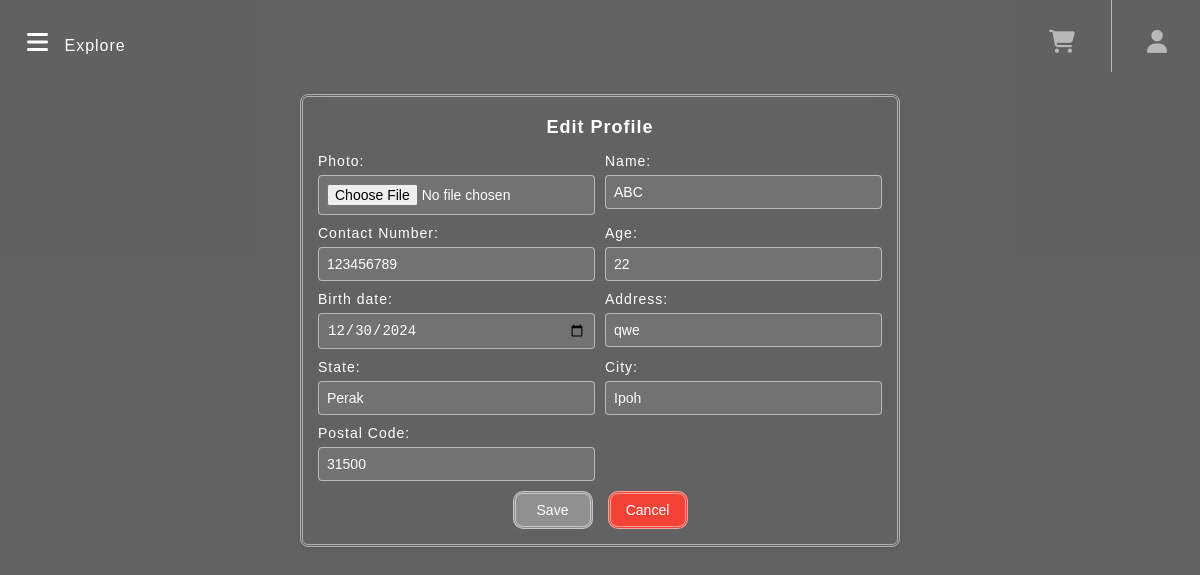
Page /Web-Integrated/edit_profile.php (signed in) on the committed database.
### tables this page shows
CREATE TABLE `profile` (
  `name` varchar(100) NOT NULL,
  `contact_number` int(20) DEFAULT NULL,
  `address` varchar(100) DEFAULT NULL,
  `state` varchar(50) DEFAULT NULL,
  `city` varchar(50) DEFAULT NULL,
  `postal_code` int(10) DEFAULT NULL,
  `photo` varchar(100) DEFAULT NULL,
  `age` int(5) DEFAULT NULL,
  `birth` date DEFAULT NULL,
  `register_time` datetime DEFAULT NULL,
  `userID` int(10) NOT NULL
);

### Web-Integrated/edit_profile.php (the view, shortened to what this page needs)
<?php
require 'login_base.php';
$userId = $_SESSION['user']['id'];
$stmt = $_db->prepare('SELECT * FROM profile WHERE userID = ?');
$stmt->execute([$userId]);
$profile = $stmt->fetch(PDO::FETCH_ASSOC);
include 'header.php';
?>
<!DOCTYPE html>
<html lang="en">
<head>
  <link rel="stylesheet" href="css/editprofile.css">
  <link rel="stylesheet" href="css/menu.css">
  <link rel="stylesheet" href="css/background.css">
  <link rel="stylesheet" href="https://stackpath.bootstrapcdn.com/font-awesome/4.7.0/css/font-awesome.min.css">
  <link rel="stylesheet" href="https://cdnjs.cloudflare.com/ajax/libs/font-awesome/6.4.2/css/all.min.css">
</head>
<body>
<section>
<div class="edit-profile-container">
    <form method="POST" enctype="multipart/form-data">
    <h1>Edit Profile</h1>
    <div class="form-group">
        <label>Photo:</label>
        <input type="file" name="photo">
    </div>
    <div class="form-group">
        <label>Name:</label>
        <input type="text" name="name" value="<?= htmlspecialchars($_POST['name'] ?? $profile['name'] ?? '') ?>">
    </div>
    <div class="form-group">
        <label>Contact Number:</label>
        <input type="text" name="contact_number" value="<?= htmlspecialchars($_POST['contact_number'] ?? $profile['contact_number'] ?? '') ?>">
    </div>
    <div class="form-group">
        <label>Age:</label>
        <input type="number" name="age" value="<?= htmlspecialchars($_POST['age'] ?? $profile['age'] ?? '') ?>">
    </div>
    <div class="form-group">
        <label>Birth date:</label>
        <input type="date" name="birth" value="<?= htmlspecialchars($_POST['birth'] ?? $profile['birth'] ?? '') ?>">
    </div>
    <div class="form-group">
        <label>Address:</label>
        <input type="text" name="address" value="<?= htmlspecialchars($_POST['address'] ?? $profile['address'] ?? '') ?>">
    </div>
    <div class="form-group">
        <label>State:</label>
        <input type="text" name="state" value="<?= htmlspecialchars($_POST['state'] ?? $profile['state'] ?? '') ?>">
    </div>
    <div class="form-group">
        <label>City:</label>
        <input type="text" name="city" value="<?= htmlspecialchars($_POST['city'] ?? $profile['city'] ?? '') ?>">
    </div>
    <div class="form-group">
        <label>Postal Code:</label>
        <input type="text" name="postal_code" value="<?= htmlspecialchars($_POST['postal_code'] ?? $profile['postal_code'] ?? '') ?>">
    </div>
    <div class="form-actions">
        <button type="submit">Save</button>
        <button type="button" onclick="window.location.href='profile.php'">Cancel</button>
    </div>
</form>
</div>
</section>
</body>
</html>

### Web-Integrated/css/editprofile.css (style rules this page uses)
body { margin: 0; font-family: Arial, sans-serif; background-color: #f4f4f4; color: #333; min-height: 100vh; display: flex; flex-direction: column; letter-spacing: 1px; }
form h1 { grid-column: span 2; text-align: center; margin-bottom: 10px; }
.edit-profile-container { display: flex; justify-content: center; align-items: center; flex-grow: 1; padding: 10px; box-sizing: border-box; overflow: auto; flex: 1; flex-direction: column; }
.edit-profile-container h1 { font-size: 18px; color: #ffffff; text-align: center; margin: 5px 0; }
form { display: grid; grid-template-columns: 1fr 1fr; gap: 10px; background: transparent; backdrop-filter: blur(10px); border: 3px double rgba(255, 255, 255, .5); box-shadow: 0 2px 4px rgba(0, 0, 0, 0.1); width: 100%; width: 600px; padding: 15px; text-align: left; margin-bottom: 15px; border-radius: 8px; }
.form-group { display: flex; flex-direction: column; }
.form-actions { grid-column: span 2; display: flex; justify-content: center; gap: 15px; }
label { font-size: 14px; color: #ffffff; margin-bottom: 3px; display: block; }
input[type="text"], input[type="number"], input[type="date"], input[type="file"], textarea { width: 100%; padding: 8px; margin-top: 3px; border: 1px solid rgba(255, 255, 255, 0.5); border-radius: 4px; background: rgba(255, 255, 255, 0.1); color: white; font-size: 14px; }
button { padding: 8px 15px; border-radius: 10px; font-size: 14px; background: #ffffff4b; border: 3px double rgba(255, 255, 255, .5); color: white; cursor: pointer; transition: all 0.3s ease; min-width: 80px; }
button[type="button"] { background-color: #f44336; }

### Web-Integrated/css/menu.css (style rules this page uses)
body { font-family: 'Lucida Sans', 'Lucida Sans Regular', 'Lucida Grande', 'Lucida Sans Unicode', Geneva, Verdana, sans-serif; color: rgb(255, 255, 255); margin: 0; min-height: 100vh; display: flex; flex-direction: column; position: relative; overflow-x: hidden; animation: slideBackground 15s ease-in-out infinite; background-size: cover; }

### Web-Integrated/css/background.css (style rules this page uses)
* { margin: 0; padding: 0; box-sizing: border-box; }
body { font-family: 'Lucida Sans', 'Lucida Sans Regular', 'Lucida Grande', 'Lucida Sans Unicode', Geneva, Verdana, sans-serif; color: rgb(255, 255, 255); margin: 0; min-height: 100vh; display: flex; flex-direction: column; position: relative; overflow-x: hidden; animation: slideBackground 15s ease-in-out infinite; background-size: cover; }
body::before { content: ""; position: absolute; top: 0; left: 0; width: 100%; height: 100%; filter: blur(2px); z-index: -1; }
body::after { content: ""; position: absolute; top: 0; left: 0; width: 100%; height: 100%; background-color: rgba(0, 0, 0, 0.6); z-index: -1; }

### rows in the picture
profile: name "ABC", contact_number "123456789", age "22", birth "12/30/2024", address "qwe", state "Perak", city "Ipoh", postal_code "31500"
